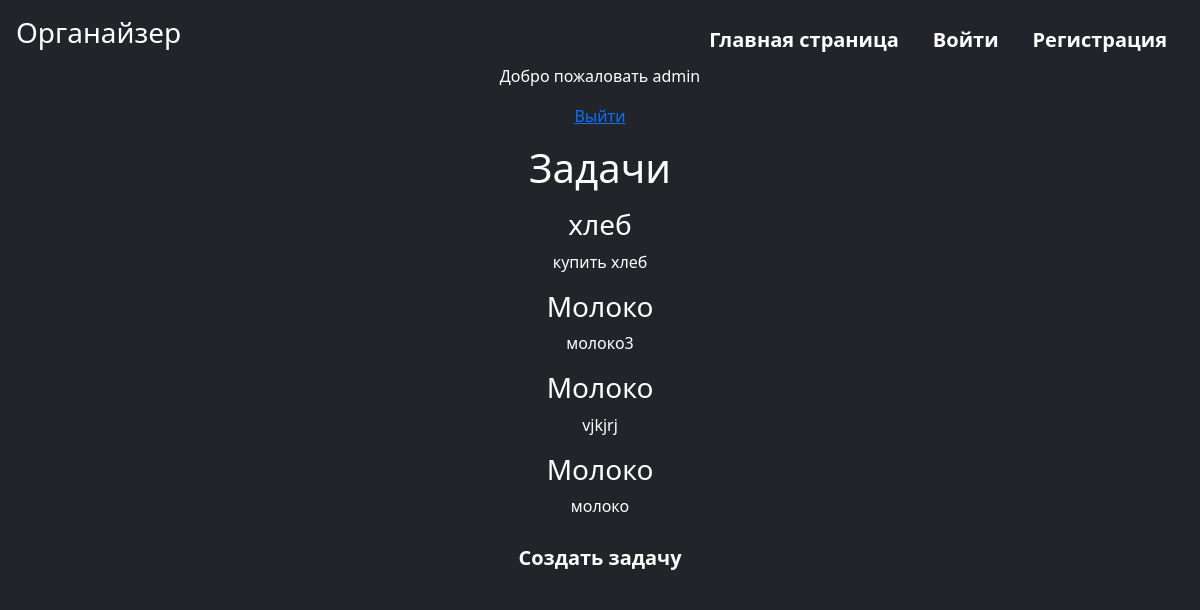
The app's page /my_works (signed in) with its own data.
### main/models.py (models this page shows, shortened)
class Task(models.Model):
    title = models.CharField('Заголовок', max_length=50)
    task = models.TextField('Содержание')

### main/views.py (the view)
# urls.py: path('my_works', views.my_works, name='my_works'),
def my_works(request):
    tasks = Task.objects.order_by('-id')
    dic = {'tasks':tasks}
    return render(request, 'main/my_works.html', dic)

### main/templates/main/my_works.html (shortened to what this page needs)
{%extends 'main/base.html'%}
{%block sign%}
    <nav class="nav justify-content-center float-md-end">
        <a class="btn btn-lg btn-secondary fw-bold border-dark bg-dark" href="/">Главная страница</a>
        <a class="btn btn-lg btn-secondary fw-bold border-dark bg-dark" href="/accounts/login">Войти</a>
        <a class="btn btn-lg btn-secondary fw-bold border-dark bg-dark" href="/accounts/sign">Регистрация</a>
    </nav>
{%endblock%}
{%block content%}
    <h1>Задачи</h1>
    <p class="lead">
        {% if tasks %}
        {% for task in tasks %}
            <div>
                <h3>{{ task.title }}</h3>
                <p>{{ task.task}}</p>
            </div>
        {% endfor %}
        {% else %}
        <div>
            <p>Нет записей</p>
        </div>
        {% endif %}
    </p>
    <p class="lead">
      <a href="/create" class="btn btn-lg btn-secondary fw-bold border-dark bg-dark">Создать задачу</a>
    </p>
{%endblock%}

### main/templates/main/base.html (shortened to what this page needs)
<!DOCTYPE html>
<html lang="ru">
<head>
    <link href="https://cdn.jsdelivr.net/npm/bootstrap@5.0.0-beta1/dist/css/bootstrap.min.css" rel="stylesheet">
</head>
<body class="d-flex h-100 text-center text-white bg-dark">
<div class="cover-container d-flex w-100 h-100 p-3 mx-auto flex-column">
  <header class="mb-auto">
      <div>
      <h3 class="float-md-start mb-0">Органайзер</h3>
      {%block sign%}{%endblock%}
    </div>
  </header>
    <h8 class="float-md-start mb-0">
    {%if user.is_authenticated%}
      <p>Добро пожаловать {{user.username}}</p>
      <p><a href="{%url 'logout'%}">Выйти</a></p>
  {%else%}
      <p>Войдите в свою учетную запись или зарегистрируйтесь</p>
  {%endif%}
        </h8>
  <main class="container">
      {%block content%}{%endblock%}
  </main>
</div>
</body>
</html>

### records on screen
Task: title "хлеб", task "купить хлеб"
Task: title "Молоко", task "молоко3"
Task: title "Молоко", task "vjkjrj"
Task: title "Молоко", task "молоко"

### other values on screen
{{ user.username }} "admin"
